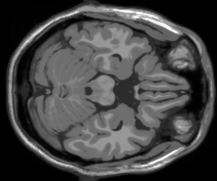
%> input picture CS754-Advanced-Image-Processing-Assignment-solutions-main/CS754-Advanced-Image-Processing-Assignment-solutions-main/Assignment3/A3-213070021-213070010/Q3/slices/slice_50.png, 217 x 181 px
$ octave reconstruction.m   (GNU Octave 9; MATLAB toolbox functions it lacks are replaced by stand-ins)
%> lines starting %> are read from the running program, lines starting %| are printed output that depends on the picture
### CS754-Advanced-Image-Processing-Assignment-solutions-main/CS754-Advanced-Image-Processing-Assignment-solutions-main/Assignment3/A3-213070021-213070010/Q3/code/l1_ls_matlab/l1_ls.m
function [x,status,history] = l1_ls(A,varargin)
%
% l1-Regularized Least Squares Problem Solver
%
%   l1_ls solves problems of the following form:
%
%       minimize ||A*x-y||^2 + lambda*sum|x_i|,
%
%   where A and y are problem data and x is variable (described below).
%
% CALLING SEQUENCES
%   [x,status,history] = l1_ls(A,y,lambda [,tar_gap[,quiet]])
%   [x,status,history] = l1_ls(A,At,m,n,y,lambda, [,tar_gap,[,quiet]]))
%
%   if A is a matrix, either sequence can be used.
%   if A is an object (with overloaded operators), At, m, n must be
%   provided.
%
% INPUT
%   A       : mxn matrix; input data. columns correspond to features.
%
%   At      : nxm matrix; transpose of A.
%   m       : number of examples (rows) of A
%   n       : number of features (column)s of A
%
%   y       : m vector; outcome.
%   lambda  : positive scalar; regularization parameter
%
%   tar_gap : relative target duality gap (default: 1e-3)
%   quiet   : boolean; suppress printing message when true (default: false)
%
%   (advanced arguments)
%       eta     : scalar; parameter for PCG termination (default: 1e-3)
%       pcgmaxi : scalar; number of maximum PCG iterations (default: 5000)
%
% OUTPUT
%   x       : n vector; classifier
%   status  : string; 'Solved' or 'Failed'
%
%   history : matrix of history data. columns represent (truncated) Newton
%             iterations; rows represent the following:
%            - 1st row) gap
%            - 2nd row) primal objective
%            - 3rd row) dual objective
%            - 4th row) step size
%            - 5th row) pcg iterations
%            - 6th row) pcg status flag
%
% USAGE EXAMPLES
%   [x,status] = l1_ls(A,y,lambda);
%   [x,status] = l1_ls(A,At,m,n,y,lambda,0.001);
%

% AUTHOR    Kwangmoo Koh <deneb1@stanford.edu>
% UPDATE    Apr 8 2007
%
% COPYRIGHT 2008 Kwangmoo Koh, Seung-Jean Kim, and Stephen Boyd

%------------------------------------------------------------
%       INITIALIZE
%------------------------------------------------------------

% IPM PARAMETERS
MU              = 2;        % updating parameter of t
MAX_NT_ITER     = 400;      % maximum IPM (Newton) iteration

% LINE SEARCH PARAMETERS
ALPHA           = 0.01;     % minimum fraction of decrease in the objective
BETA            = 0.5;      % stepsize decrease factor
MAX_LS_ITER     = 100;      % maximum backtracking line search iteration

% VARIABLE ARGUMENT HANDLING
% if the second argument is a matrix or an operator, the calling sequence is
%   l1_ls(A,At,y,lambda,m,n [,tar_gap,[,quiet]]))
% if the second argument is a vector, the calling sequence is
%   l1_ls(A,y,lambda [,tar_gap[,quiet]])
if ( (isobject(varargin{1}) || ~isvector(varargin{1})) && nargin >= 6)
    At = varargin{1};
    m  = varargin{2};
    n  = varargin{3};
    y  = varargin{4};
    lambda = varargin{5};
    varargin = varargin(6:end);

elseif (nargin >= 3)
    At = A';
    [m,n] = size(A);
    y  = varargin{1};
    lambda = varargin{2};
    varargin = varargin(3:end);
else
    if (~quiet) disp('Insufficient input arguments'); end
    x = []; status = 'Failed'; history = [];
    return;
end

% VARIABLE ARGUMENT HANDLING
t0         = min(max(1,1/lambda),2*n/1e-3);
defaults   = {1e-3,false,1e-3,5000,zeros(n,1),ones(n,1),t0}; % Changed dimension of x from zeros(n,1), ones(n,1) to zeros(n,n), ones(n,n)
given_args = ~cellfun('isempty',varargin);
defaults(given_args) = varargin(given_args);
[reltol,quiet,eta,pcgmaxi,x,u,t] = deal(defaults{:});

f = [x-u;-x-u];

% RESULT/HISTORY VARIABLES
pobjs = [] ; dobjs = [] ; sts = [] ; pitrs = []; pflgs = [];
pobj  = Inf; dobj  =-Inf; s   = Inf; pitr  = 0 ; pflg  = 0 ;

ntiter  = 0; lsiter  = 0; zntiter = 0; zlsiter = 0;
normg   = 0; prelres = 0; dxu =  zeros(2*n,1);

% diagxtx = diag(At*A);
diagxtx = 2*ones(n,1);

if (~quiet) disp(sprintf('\nSolving a problem of size (m=%d, n=%d), with lambda=%.5e',...
            m,n,lambda)); end
if (~quiet) disp('-----------------------------------------------------------------------------');end
if (~quiet) disp(sprintf('%5s %9s %15s %15s %13s %11s',...
            'iter','gap','primobj','dualobj','step len','pcg iters')); end

%------------------------------------------------------------
%               MAIN LOOP
%------------------------------------------------------------

for ntiter = 0:MAX_NT_ITER
%     disp(["Size of x : ", size(x)])
%     disp(["Size of A*x : ",size(A*x)])
%     disp(["Size of y : ",size(y)])
    z = A*x-y;


    %------------------------------------------------------------
    %       CALCULATE DUALITY GAP
    %------------------------------------------------------------

    nu = 2*z;

    maxAnu = norm(At*nu,inf);
    if (maxAnu > lambda)
        nu = nu*lambda/maxAnu;
    end
    pobj  =  z'*z+lambda*norm(x,1);
    dobj  =  max(-0.25*nu'*nu-nu'*y,dobj);
    gap   =  pobj - dobj;

    pobjs = [pobjs pobj]; dobjs = [dobjs dobj]; sts = [sts s];
    pflgs = [pflgs pflg]; pitrs = [pitrs pitr];

    %------------------------------------------------------------
    %   STOPPING CRITERION
    %------------------------------------------------------------
    if (~quiet) disp(sprintf('%4d %12.2e %15.5e %15.5e %11.1e %8d',...
        ntiter, gap, pobj, dobj, s, pitr)); end

    if (gap/dobj < reltol)
        status  = 'Solved';
        history = [pobjs-dobjs; pobjs; dobjs; sts; pitrs; pflgs];
        if (~quiet) disp('Absolute tolerance reached.'); end
        %disp(sprintf('total pcg iters = %d\n',sum(pitrs)));
        return;
    end
    %------------------------------------------------------------
    %       UPDATE t
    %------------------------------------------------------------
    if (s >= 0.5)
        t = max(min(2*n*MU/gap, MU*t), t);
    end

    %------------------------------------------------------------
    %       CALCULATE NEWTON STEP
    %------------------------------------------------------------

    q1 = 1./(u+x);          q2 = 1./(u-x);
    d1 = (q1.^2+q2.^2)/t;   d2 = (q1.^2-q2.^2)/t;


    % calculate gradient
%     disp(["Size of z : ", size(z)])
%     disp(["At term 1: ", size(At*(z*2))])
%     disp(["At term 2: ", size((q1-q2)/t)])
    gradphi = [At*(z*2)-(q1-q2)/t; lambda*ones(n,1)-(q1+q2)/t];

    % calculate vectors to be used in the preconditioner
    prb     = diagxtx+d1;
    prs     = prb.*d1-(d2.^2);

    % set pcg tolerance (relative)
    normg   = norm(gradphi);
    pcgtol  = min(1e-1,eta*gap/min(1,normg));

    if (ntiter ~= 0 && pitr == 0) pcgtol = pcgtol*0.1; end

    [dxu,pflg,prelres,pitr,presvec] = ...
        pcg(@AXfunc_l1_ls,-gradphi,pcgtol,pcgmaxi,@Mfunc_l1_ls,...
            [],dxu,A,At,d1,d2,d1./prs,d2./prs,prb./prs);

    if (pflg == 1) pitr = pcgmaxi; end

    dx  = dxu(1:n);
    du  = dxu(n+1:end);

    %------------------------------------------------------------
    %   BACKTRACKING LINE SEARCH
    %------------------------------------------------------------
    phi = z'*z+lambda*sum(u)-sum(log(-f))/t;
    s = 1.0;
    gdx = gradphi'*dxu;
    for lsiter = 1:MAX_LS_ITER
        newx = x+s*dx; newu = u+s*du;
        newf = [newx-newu;-newx-newu];
        if (max(newf) < 0)
            newz   =  A*newx-y;
            newphi =  newz'*newz+lambda*sum(newu)-sum(log(-newf))/t;
            if (newphi-phi <= ALPHA*s*gdx)
                break;
            end
        end
        s = BETA*s;
    end
    if (lsiter == MAX_LS_ITER) break; end % exit by BLS

    x = newx; u = newu; f = newf;
end


%------------------------------------------------------------
%       ABNORMAL TERMINATION (FALL THROUGH)
%------------------------------------------------------------
if (lsiter == MAX_LS_ITER)
    % failed in backtracking linesearch.
    if (~quiet) disp('MAX_LS_ITER exceeded in BLS'); end
    status = 'Failed';
elseif (ntiter == MAX_NT_ITER)
    % fail to find the solution within MAX_NT_ITER
    if (~quiet) disp('MAX_NT_ITER exceeded.'); end
    status = 'Failed';
end
history = [pobjs-dobjs; pobjs; dobjs; sts; pitrs; pflgs];

return;

%------------------------------------------------------------
%       COMPUTE AX (PCG)
%------------------------------------------------------------
function [y] = AXfunc_l1_ls(x,A,At,d1,d2,p1,p2,p3)
%
% y = hessphi*[x1;x2],
%
% where hessphi = [A'*A*2+D1 , D2;
%                  D2        , D1];

n  = length(x)/2;
x1 = x(1:n);
x2 = x(n+1:end);

y = [(At*((A*x1)*2))+d1.*x1+d2.*x2; d2.*x1+d1.*x2];

%------------------------------------------------------------
%       COMPUTE P^{-1}X (PCG)
%------------------------------------------------------------
function [y] = Mfunc_l1_ls(x,A,At,d1,d2,p1,p2,p3)
%
% y = P^{-1}*x,
%

n  = length(x)/2;
x1 = x(1:n);
x2 = x(n+1:end);

y = [ p1.*x1-p2.*x2;...
     -p2.*x1+p3.*x2];

### CS754-Advanced-Image-Processing-Assignment-solutions-main/CS754-Advanced-Image-Processing-Assignment-solutions-main/Assignment3/A3-213070021-213070010/Q3/code/reconstruction.m
clear;
close all;
clc;
%%
% Creating projections at 18 uniformly spaced angles

% Equispaced Angles
angles = 10:10:180;

% Reading the image slices
image_slice_50 = im2double(imread('../slices/slice_50.png'));
%> image_slice_50: size 181x217 double; min 0, max 1, mean 0.27
image_slice_51 = im2double(imread('../slices/slice_51.png'));
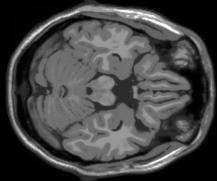
%> input picture CS754-Advanced-Image-Processing-Assignment-solutions-main/CS754-Advanced-Image-Processing-Assignment-solutions-main/Assignment3/A3-213070021-213070010/Q3/slices/slice_51.png, 217 x 181 px
%> image_slice_51: size 181x217 double; min 0, max 1, mean 0.269

% Padding the image to size 225x225
padded_slice_50 = padarray(image_slice_50, [22,4], 0,'both');
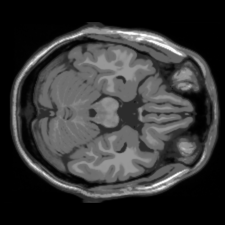
%> padded_slice_50: size 225x225 double; min 0, max 1, mean 0.209
padded_slice_51 = padarray(image_slice_51, [22,4], 0,'both');
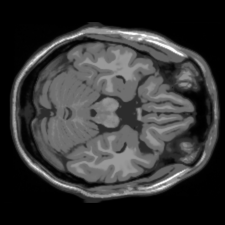
%> padded_slice_51: size 225x225 double; min 0, max 1, mean 0.209; mean of the top-left, top-right, bottom-left and bottom-right quarters 0.202, 0.218, 0.203, 0.212

% Obtaining the projections using the Radon transform
projections_slice_50 = radon(padded_slice_50, angles);
projections_slice_51 = radon(padded_slice_51, angles);

%% a
% Tomographic reconstruction using filtered back projection
% FBP using the iradon matlab function with Ram-Lak filtering
[reconstructed_slice_50,H] = iradon(projections_slice_50, angles,'linear','Ram-Lak',1,225);
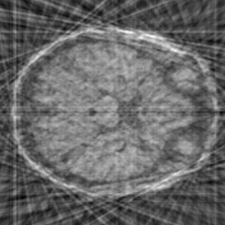
%> reconstructed_slice_50: size 225x225 double; min -0.515, max 1.24, mean 0.203; drawn with min black and max white
%> H = 1024 values, max 1 at index 513, min 0 at index 1, mean 0.5
[reconstructed_slice_51,H] = iradon(projections_slice_51, angles,'linear','Ram-Lak',1,225);
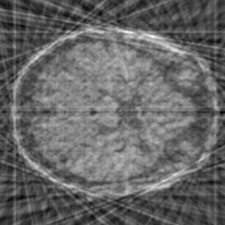
%> reconstructed_slice_51: size 225x225 double; min -0.521, max 1.28, mean 0.202; drawn with min black and max white

% Displaying the reconstructed images
figure(1)
imshow(reconstructed_slice_50,[])
title('Reconstruction of Slice 50 using filtered back projection')
imwrite(reconstructed_slice_50,'../saved_outputs/a_recon_slice_50.jpg')
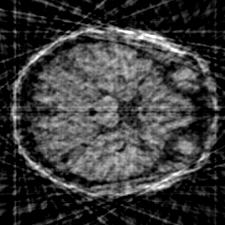
%> saved as a_recon_slice_50.jpg: size 225x225 uint8; min 0, max 255, mean 58.3


figure(2)
imshow(reconstructed_slice_51,[])
title('Reconstruction of Slice 51 using filtered back projection')
imwrite(reconstructed_slice_51,'../saved_outputs/a_recon_slice_51.jpg')
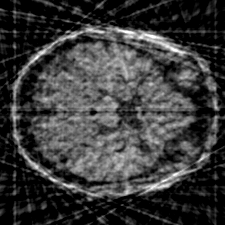
%> saved as a_recon_slice_51.jpg: size 225x225 uint8; min 0, max 255, mean 58.2


%% b
% Independent CS based reconstruction of Slices 50 and 51

%Adding the l1_ls library to path
addpath('l1_ls_matlab')

% Vectorizing the projections of slice 50 and 51
y_slice_50 = projections_slice_50(:);
%> y_slice_50 = 5814 values, max 81.43 at index 4383, min 0 at index 1, mean 32.79
y_slice_51 = projections_slice_51(:);
%> y_slice_51 = 5814 values, max 82.29 at index 162, min 0 at index 1, mean 32.72

% Sizes of input DCT (n), and output projection (m)
n = size(padded_slice_50(:),1);
%> n = 50625
m = size(y_slice_50,1);
%> m = 5814

% Initiating the sensing matrix radon*idct2 and its transpose iradon*ct2
A = sensingMatrix(m,n,angles);
At = sensingMatrixTranspose(m,n,angles);

% Parameters for the L1 solver
lambda = 0.01;
rel_tol = 1e-7;
quiet = true;

% Obtaining the vectorized DCT from the L1 solver for slices 50 and 51
[csbased_dct_50, status] = l1_ls(A, At, m, n, y_slice_50, lambda, rel_tol, quiet);
%> in l1_ls, `n  = varargin{3};`: n = 50625
%> in l1_ls, `y  = varargin{4};`: y has the same summary as y_slice_50 outside l1_ls
%> in l1_ls, `lambda = varargin{5};`: lambda = 0.01
%> in l1_ls, `varargin = varargin(6:end);`: varargin = {1e-07, true}
%> in l1_ls, `t0         = min(max(1,1/lambda),2*n/1e-3);`: t0 = 100
%> in l1_ls, `given_args = ~cellfun('isempty',varargin);`: given_args = [true true]
%> in l1_ls, `[reltol,quiet,eta,pcgmaxi,x,u,t] = deal(defaults{:});`: reltol = 1e-07; quiet = true; eta = 0.001; pcgmaxi = 5000; t = 100
%> (the run ends here)
